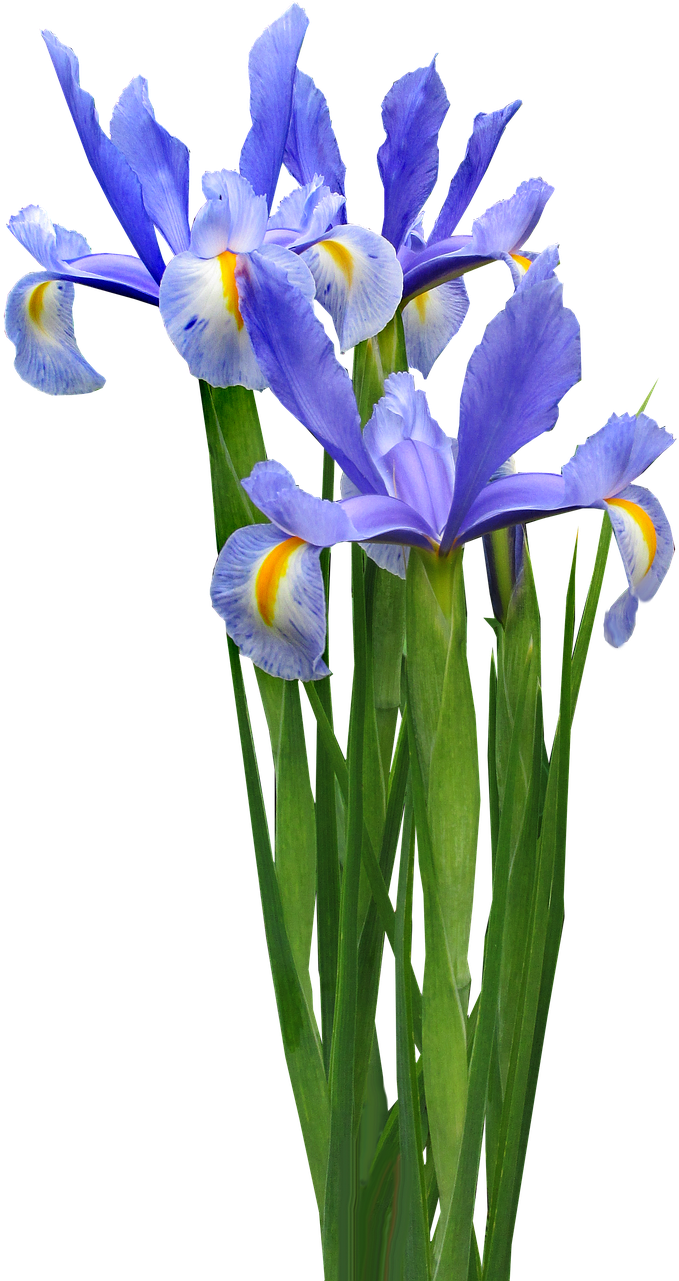
#> input picture misc/iris.png, 679 x 1281 px, found by its file name
$ python task9.12.py
#> lines starting #> are read from the running program, lines starting #| are printed output that depends on the picture; after the words box and inside, x2 and y2 are one past the last pixel; in counts of white or black regions, pixels touching at a corner belong together
import skimage.data as data
import skimage.filters as fl
import matplotlib.pyplot as plt
import numpy as np
from skimage import feature
import skimage.io as io
from skimage.color import rgb2gray

def zero_cross_detection(image):
    z_c_image = np.zeros(image.shape)

    for i in range(0,image.shape[0]-1):
        for j in range(0,image.shape[1]-1):
            if image[i][j]>0:
                if image[i+1][j] < 0 or image[i+1][j+1] < 0 or image[i][j+1] < 0:
                    z_c_image[i,j] = 1
            elif image[i][j] < 0:
                if image[i+1][j] > 0 or image[i+1][j+1] > 0 or image[i][j+1] > 0:
                    z_c_image[i,j] = 1
    return z_c_image

f = io.imread('C://Users//kamel//Music//misc//iris.png')[:,:,:3]
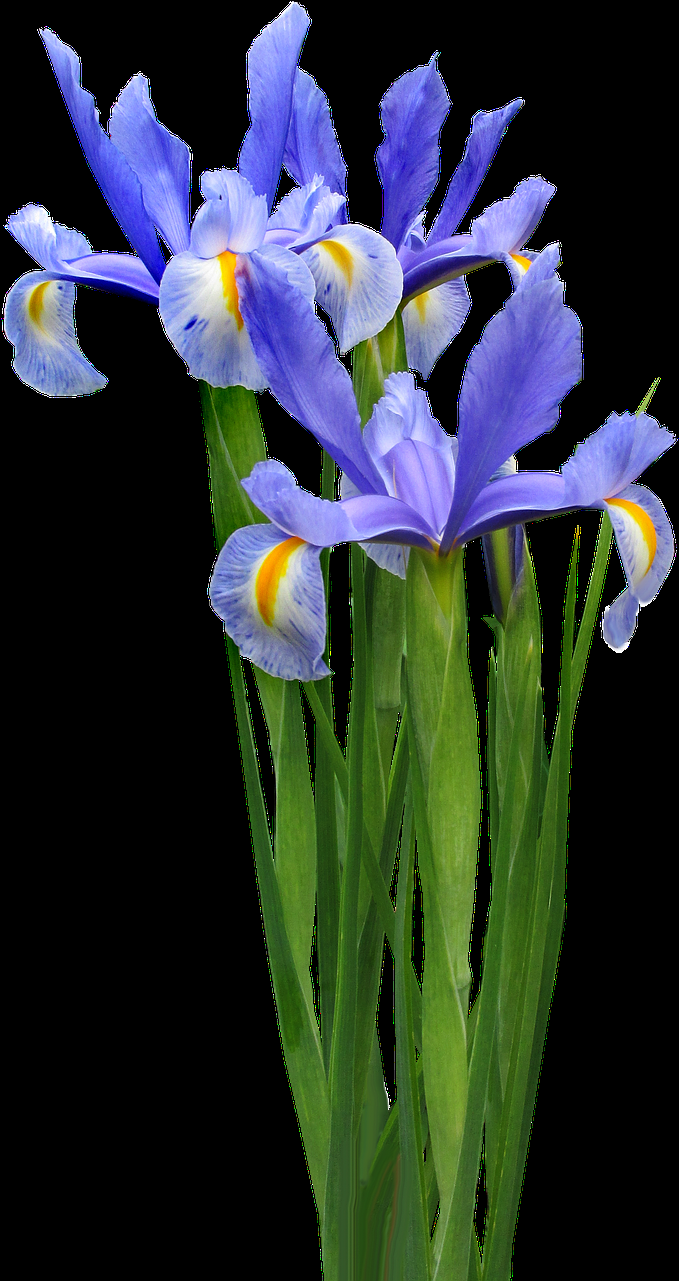
#> f: shape (1281, 679, 3); mean R, G, B 42.6, 51.6, 52.2
f=rgb2gray(f)
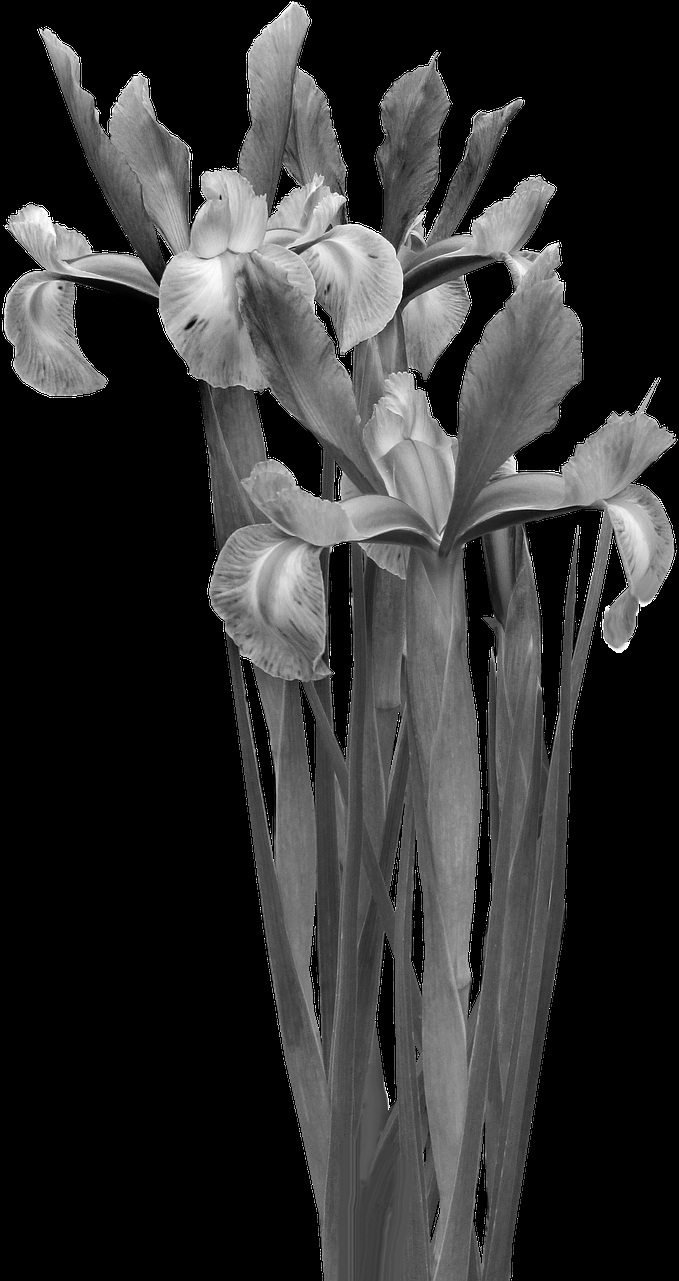
#> f: shape (1281, 679) float64; min 0, max 1, mean 0.195

edge_p=fl.roberts(f)

plt.subplot(3,3,1)
plt.title('Original image')
plt.imshow(f,cmap='gray')

plt.subplot(3,3,2)
plt.title('Filtered image with Roberts operator')
plt.imshow(edge_p,cmap='gray')

edge_p=fl.prewitt(f)
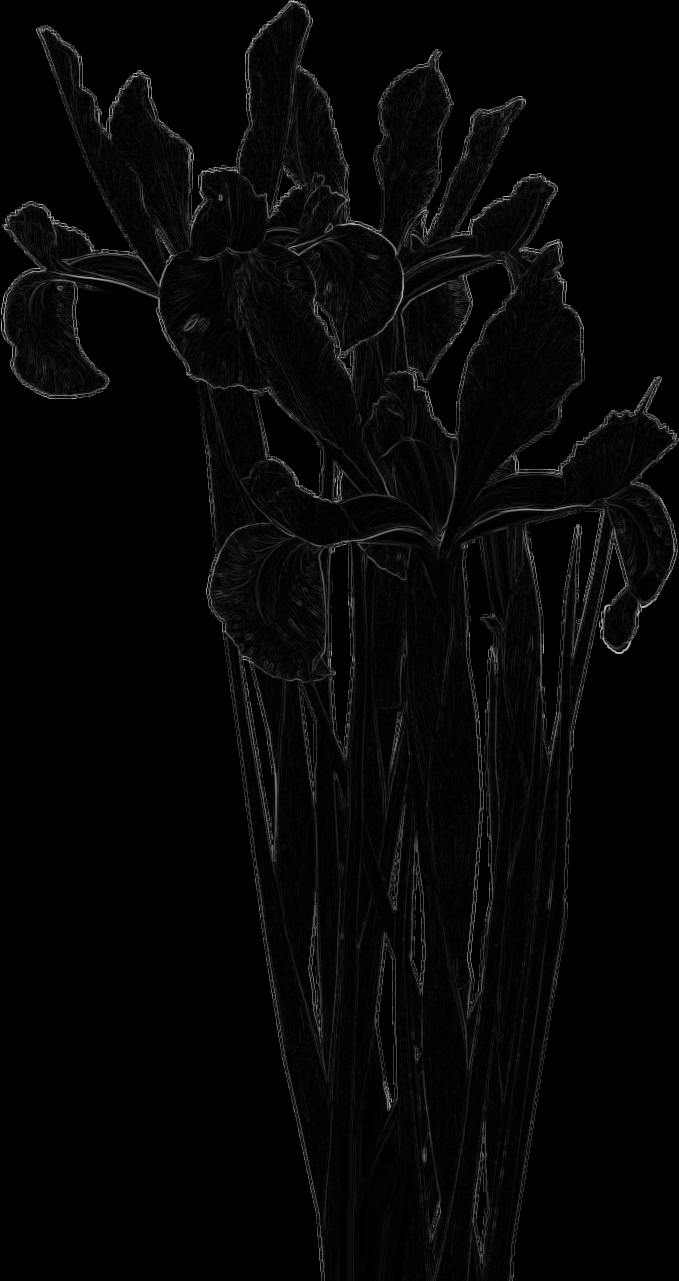
#> edge_p: shape (1281, 679) float64; min 0, max 0.745, mean 0.0249

plt.subplot(3,3,3)
plt.title('Image filtered with Prewitt operator')
plt.imshow(edge_p,cmap='gray')

edge_p=fl.sobel(f)

plt.subplot(3,3,4)
plt.title('Image filtered with Sobel operator')
plt.imshow(edge_p,cmap='gray')

edge_p=fl.laplace(f)
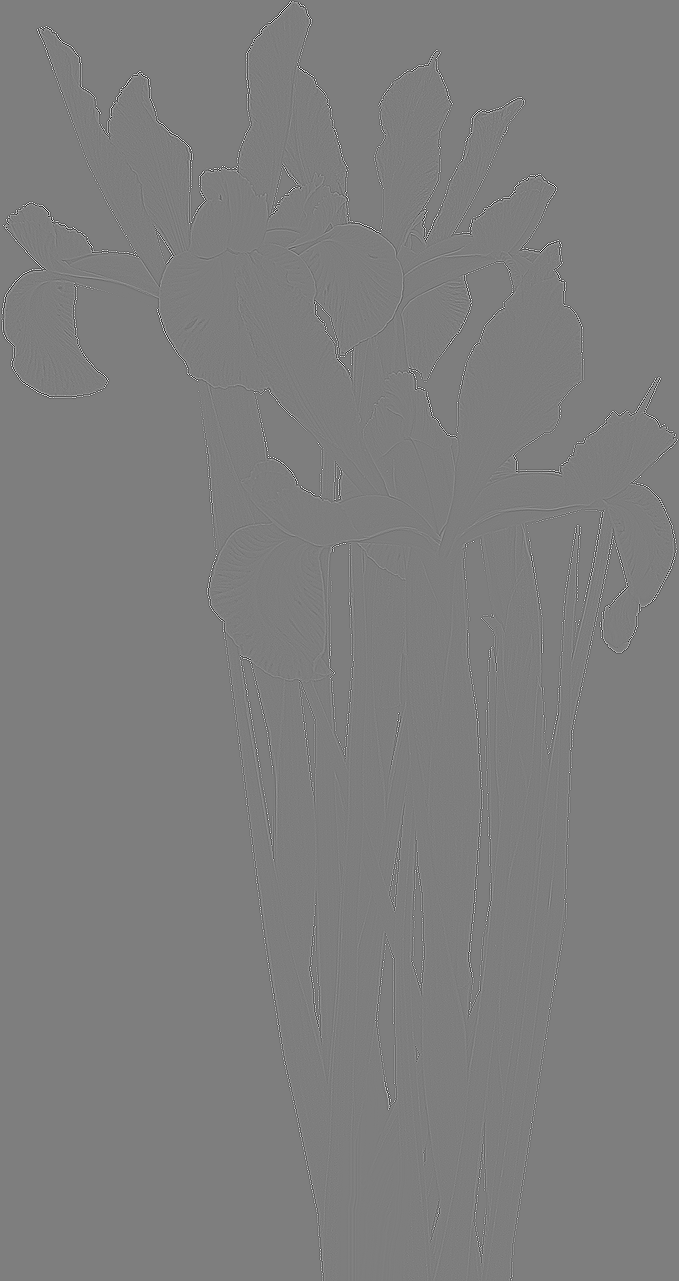
#> edge_p: shape (1281, 679) float64; min -3.92, max 4, mean 5.62e-20; drawn with min black and max white

plt.subplot(3,3,5)
plt.title('Image filtered with Laplacian operator')
plt.imshow(edge_p,cmap='gray')

edge_p=zero_cross_detection(f)
#> after the loop in zero_cross_detection, `for i in range(0,image.shape[0]-1):`: z_c_image: shape (1281, 679) float64; every value is 0

plt.subplot(3,3,6)
plt.title('Image filtered with Zero-crossing operator')
plt.imshow(edge_p,cmap='gray')

edge_p=feature.canny(f)
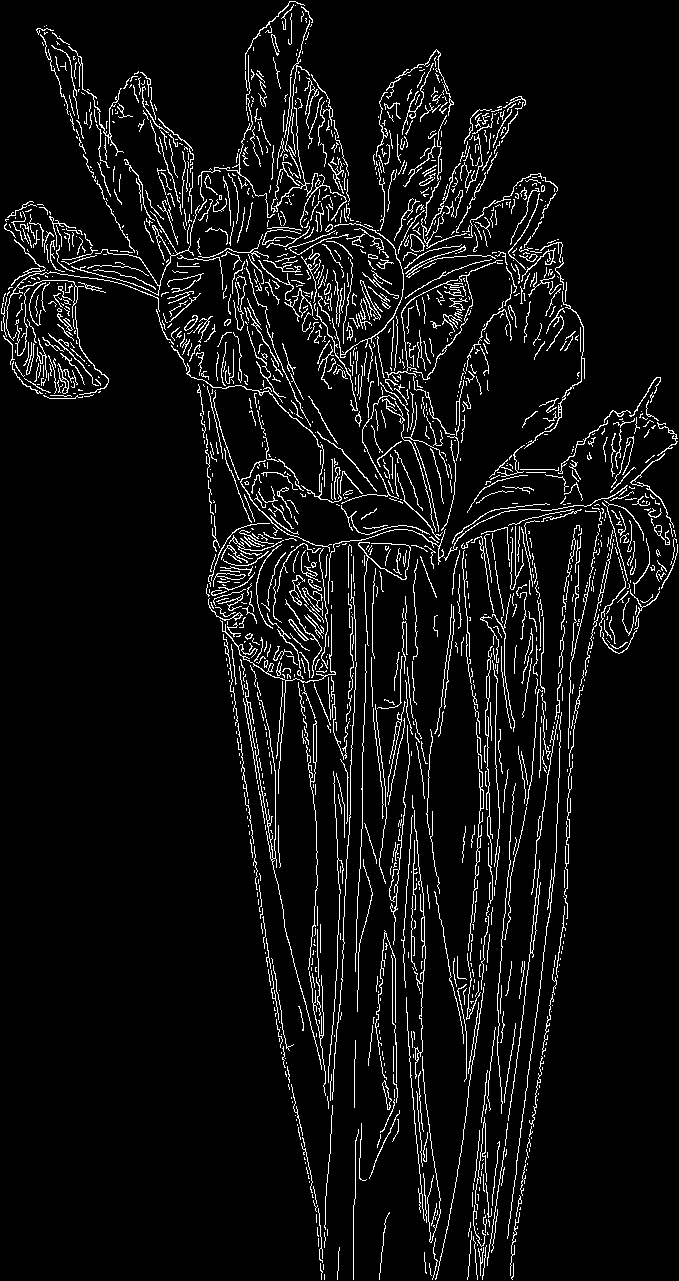
#> edge_p: shape (1281, 679) bool; 6.6% white in thin lines or dots

plt.subplot(3,3,7)
plt.title('Image filtered with Canny operator')
plt.imshow(edge_p,cmap='gray')

plt.show()
